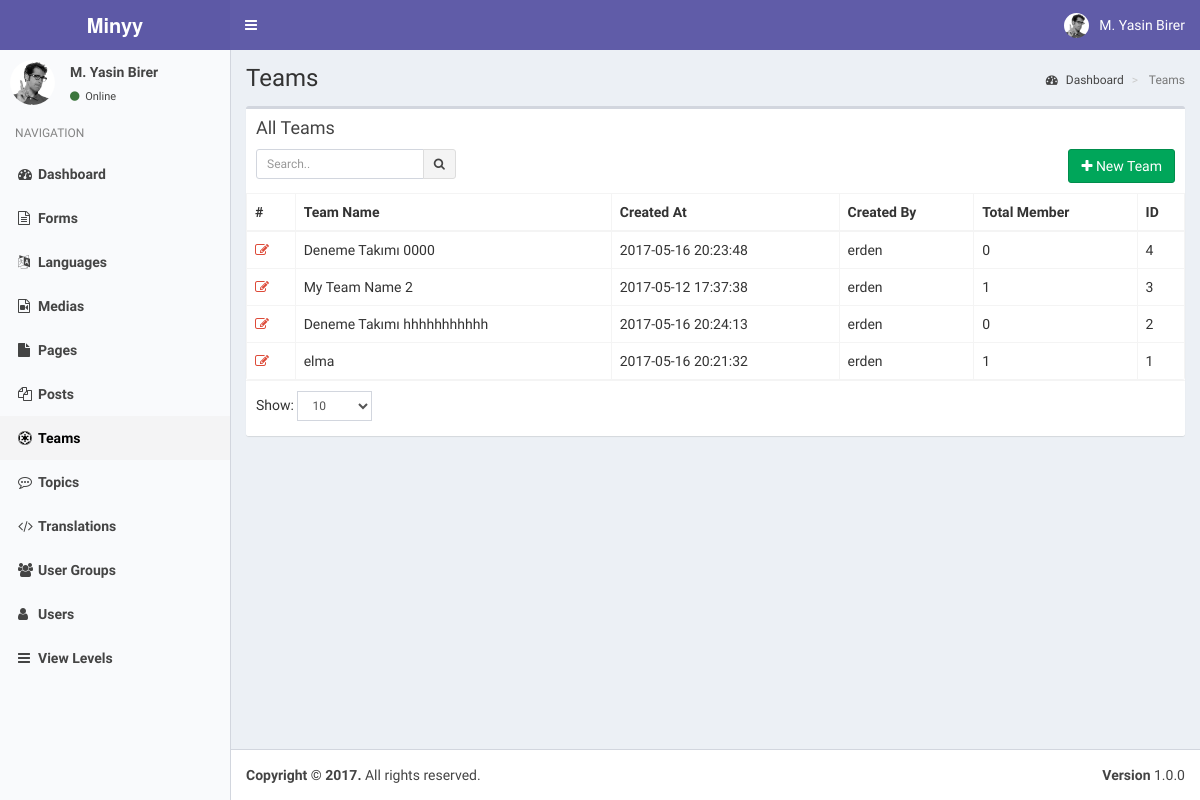
Before: /index.php?controller=module&action=teams (signed in) with the older database file.
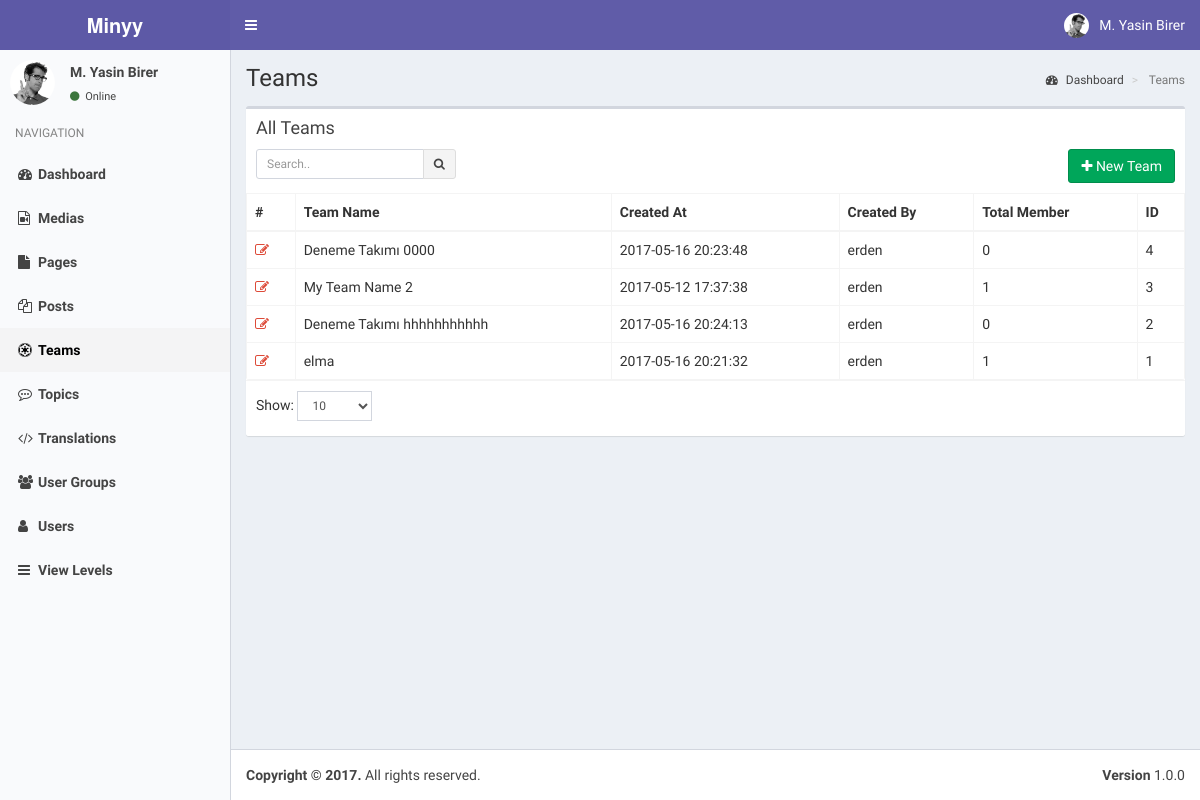
After: the same page with the newer database file.
### tables this page shows
CREATE TABLE `modules` (
  `pk_module_id` int(11) NOT NULL,
  `name` varchar(20) NOT NULL,
  `icon` varchar(30) DEFAULT NULL,
  `module_key` varchar(20) NOT NULL,
  `does` text,
  `params` text
);

CREATE TABLE `teams` (
  `pk_team_id` int(11) NOT NULL,
  `name` varchar(255) NOT NULL,
  `description` text,
  `created_at` datetime NOT NULL DEFAULT CURRENT_TIMESTAMP,
  `created_by` int(11) DEFAULT NULL,
  `params` json DEFAULT NULL
);

CREATE TABLE `users` (
  `pk_user_id` int(11) NOT NULL,
  `username` varchar(50) NOT NULL,
  `password` varchar(50) NOT NULL,
  `email` varchar(75) NOT NULL,
  `last_visit` timestamp NOT NULL DEFAULT CURRENT_TIMESTAMP,
  `fullname` varchar(50) DEFAULT NULL,
  `registration_date` timestamp NULL DEFAULT CURRENT_TIMESTAMP
);

### helpers/view_helper.php (called while the page is built, shortened)
<?php
class ViewHelper
{
    private static $__layout='public';
    public static function getView($viewFolder,$viewFile){
        Functions::requireFile('views/'.$viewFolder,$viewFile.'.php');
    }
    public static function setLayout($layout){
        self::$__layout=$layout;
    }
    public static function getHeader(){
        require_once('views/'.self::$__layout.'_header.php');
    }
}
?>

### controllers/teams_controller.php (called while the page is built, shortened)
<?php
class TeamsController implements ModuleInterface
{
    public static function getList($params=array()) {
        $search_term=isset($_GET['search_term']) ? Functions::clearString($_GET['search_term']) : "";
        $order_by=isset($_GET['order_by']) && !empty($_GET['order_by']) ? strtolower(Functions::clearString($_GET['order_by'])) : "id";
        $order_dir=isset($_GET['order_dir']) && !empty($_GET['order_dir']) ? strtolower(Functions::clearString($_GET['order_dir'])) : "desc";
        $limit=isset($_GET['limit']) && !empty($_GET['limit']) ? (int) Functions::clearString($_GET['limit']) : 20;
        $page=isset($_GET['page']) && !empty($_GET['page']) ? (int) Functions::clearString($_GET['page']) : 1;
        $offset=($page-1)*$limit;
        $params=[
            "search_term"=>$search_term,
            "order_by"=>$order_by,
            "order_dir"=>$order_dir,
            "limit"=>$limit,
            "offset"=>$offset
        ];
        $objList = Teams::getObjList($params);
        ViewHelper::getView('teams','teams');
    }
}
?>

### index.php (called while the page is built, shortened)
<?php
require_once('helpers/view_helper.php');
require_once('helpers/functions_helper.php');
require_once('helpers/module_helper.php');
require_once('models/users_model.php');
require_once('models/view_levels_model.php');
require_once('models/teams_model.php');
require_once('routes.php');

### models/users_model.php (called while the page is built, shortened)
<?php
class Users implements DatabaseObject {
    public $groups;
    public function __construct($pk_user_id,$username,$password,$email,$last_visit,$fullname,$registration_date){
        $this->groups=$this->getUserGroups($pk_user_id);
        $this->modules=$this->getUserModules($pk_user_id);
    }
    public static function getObj($id){
        try{
            $db = Db::getInstance();
            $id = intval($id);
            $req = $db->prepare('SELECT * FROM users WHERE pk_user_id = :pk_user_id');
            $req->execute(array('pk_user_id' => $id));
            $obj = $req->fetch();
            if($obj){
                return new Users( $obj['pk_user_id'],
                                    $obj['username'],
                                    $obj['password'],
                                    $obj['email'],
                                    $obj['last_visit'],
                                    $obj['fullname'],
                                    $obj['registration_date']);
            }
            else{
                return [];
            }
        }
        catch (PDOException $e){
            return $e->getMessage();
        }
    }
    public function getUserGroups($id){
        try{
            $db = Db::getInstance();
            $id = intval($id);
            $req = $db->prepare('SELECT * FROM user_usergroup_map WHERE pk_user_id = :pk_user_id');
            $req->execute(array('pk_user_id' => $id));
            $list=[];
            foreach($req->fetchAll() as $obj) {
                $list[]= $obj['pk_group_id'];
            }
            return $list;
        }
        catch (PDOException $e){
            return $e->getMessage();
        }
    }
    public function getUserModules(){
        $modules=[];
        $params=[
            "search_term"=>"",
            "order_by"=>"name",
            "order_dir"=>"asc",
            "limit"=>"1000",
            "offset"=>"0"
        ];
        $viewLevels=ViewLevels::getObjList($params);
        foreach($viewLevels as $viewObj){
            $voGroups=json_decode($viewObj->groups);
            $voModules=json_decode($viewObj->modules,true);
            foreach($this->groups as $uoGroup){
                if(in_array($uoGroup,$voGroups)){
                    $keys = array_keys($voModules);
                    foreach($keys as $key){
                        if(array_key_exists($key,$modules)){
                            $temp=array_merge($modules[$key],$voModules[$key]);
                            $modules[$key]=array_unique($temp);
                        }
                        else{
                            $modules[$key]=$voModules[$key];
                        }
                    }
                }
            }
        }
        ksort($modules);
        return $modules;
    }
}

### models/view_levels_model.php (called while the page is built, shortened)
<?php
class ViewLevels implements DatabaseObject {
    public static function getObjList($params){
        $list = [];
        $order_dirs=array("desc","asc");
        $key=array_search($params["order_dir"],$order_dirs);
        $order_dir=$order_dirs[($key) ? $key : 0];
        $order_columns=array("pk_view_level_id", "title");
        $key=array_search($params["order_by"],$order_columns);
        $order_by=$order_columns[($key) ? $key : 0];
        $limit=$params["limit"] ? $params["limit"] : "20";
        $offset=$params["offset"] ? $params["offset"] : "0";
        $query="SELECT * FROM view_levels";
        $query.=" ORDER BY $order_by $order_dir LIMIT :offset , :limit";
        $db = Db::getInstance();
        $req = $db->prepare($query);
        $req->bindValue(':limit', intval($limit), PDO::PARAM_INT);
        $req->bindValue(':offset', intval($offset), PDO::PARAM_INT);
        $req->execute();
        foreach($req->fetchAll() as $obj) {
            $list[] = new ViewLevels( $obj['pk_view_level_id'],
                                $obj['title'],
                                $obj['groups'],
                                $obj['modules']);
        }
        return $list;
    }
}

### helpers/module_helper.php (called while the page is built, shortened)
<?php
class ModuleHelper
{
    public static function getModules(){
        try{
            $db = Db::getInstance();
            $req = $db->prepare('SELECT * FROM modules');
            $req->execute();
            $res=$req->fetchAll(PDO::FETCH_ASSOC);
            $returnArray=[];
            foreach($res as $obj){
                $returnArray[$obj['module_key']]=$obj;
            }
            return $returnArray;
        }
        catch(PDOException $e){
            return [];
            var_dump($e);
            die('Die...');
        }
    }
}
?>

### models/teams_model.php (called while the page is built, shortened)
<?php
    class Teams implements DatabaseObject{
        public function __construct($pk_team_id, $name, $description , $created_at, $created_by,$created_by_username,$member_count){
            $this->pk_team_id = $pk_team_id;
            $this->name = $name;
            $this->created_at  = $created_at;
            $this->created_by_username = $created_by_username;
            $this->member_count = $member_count;
        }
        public static function getObjList($params){
            $list = [];
            $order_dirs=array('desc','asc');
            $key=array_search($params['order_dir'],$order_dirs);
            $order_dir=$order_dirs[($key) ? $key : 0];
            $order_columns=array('pk_team_id','name','description', 'created_at', 'created_by');
            $key=array_search($params['order_by'],$order_columns);
            $order_by=$order_columns[($key) ? $key : 0];
            $limit=$params['limit'] ? $params['limit'] : '20';
            $offset=$params['offset'] ? $params['offset'] : '0';
            $query='SELECT t.*,u.username, (SELECT COUNT(tm.pk_team_member_id) FROM minyy.team_members AS tm WHERE tm.team_id=t.pk_team_id) AS \'member_count\' FROM minyy.teams as t LEFT JOIN minyy.users as u on t.created_by=u.pk_user_id';
            $query.=" ORDER BY $order_by $order_dir LIMIT :offset , :limit";
            $db = Db::getInstance();
            $req = $db->prepare($query);
            $req->bindValue(':limit', intval($limit), PDO::PARAM_INT);
            $req->bindValue(':offset', intval($offset), PDO::PARAM_INT);
            $req->execute();
            foreach($req->fetchAll() as $obj) {
                $list[] = new Teams( $obj['pk_team_id'],
                                    $obj['name'],
                                    $obj['description'],
                                    $obj['created_at'],
                                    $obj['created_by'],
                                    $obj['username'],
                                    $obj['member_count']);
            }
            return $list;
        }
    }
?>

### views/teams/teams.php (the view, shortened to what the changed rows need)
<?php ViewHelper::getHeader(); ?>
<?php
    global $objList;
    global $params;
?>
<section class="content-header">
    <h1>
    </h1>
</section>
<section class="content">
    <div class="row">
    <div class="col-xs-12">
        <div class="box">
        <div class="box-body table-responsive no-padding">
            <table class="table table-hover table-bordered">
                <thead>
                    <tr>
                        <th>#</th>
                        <th><?php T::__("Team Name"); ?></th>
                        <th><?php T::__("Created At"); ?></th>
                        <th><?php T::__("Created By"); ?></th>
                        <th><?php T::__("Total Member"); ?></th>
                        <th><?php T::__("ID"); ?></th>
                    </tr>
                </thead>
                <tbody style="cursor: pointer;">
                <?php $i=$params['offset']+1; foreach($objList as $team): ?>
                <tr data-action="teams" data-id="<?php echo $team->pk_team_id; ?>">
                    <td><a data-toggle="tooltip" title="Düzenle" class="text-red" href="index.php?controller=module&action=teams&do=edit&id=<?php echo $team->pk_team_id; ?>"><i class="fa fa-edit"></i></a></td>
                    <td class="has-link"><?php echo $team->name; ?></td>
                    <td class="has-link"><?php echo $team->created_at; ?></td>
                    <td class="has-link"><?php echo $team->created_by_username; ?></td>
                    <td class="has-link"><?php echo $team->member_count; ?></td>
                    <td class="has-link"><?php echo $team->pk_team_id; ?></td>
                </tr>
                <?php endforeach; ?>
                </tbody>
            </table>
        </div>
        </div>
    </div>
    </div>
</section>

### views/static/sidebar.php (shortened to what the changed rows need)
<?php
global $currentUser;
global $MODULES;
?>
<section class="sidebar">
    <ul class="sidebar-menu">
    <?php
    foreach($currentUser->modules as $module=>$moduleProps):
    ?>
    <li class="<?php echo Functions::isActive($module); ?>">
        <a href="index.php?controller=module&action=<?php echo $module; ?>"><i class="fa <?php echo $MODULES[$module]["icon"]; ?>"></i><span><?php echo $MODULES[$module]["name"]; ?></span></a>
    </li>
    <?php endforeach; ?>
    </ul>
</section>

Changed rows visible on the page:
removed modules: name "Forms"
removed modules: name "Languages"
